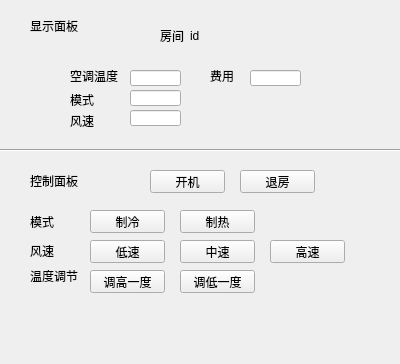
<?xml version="1.0" encoding="UTF-8"?>
<ui version="4.0">
 <class>Client</class>
 <widget class="QWidget" name="Client">
  <property name="geometry">
   <rect>
    <x>0</x>
    <y>0</y>
    <width>400</width>
    <height>364</height>
   </rect>
  </property>
  <property name="windowTitle">
   <string>Form</string>
  </property>
  <widget class="QLabel" name="label_room">
   <property name="geometry">
    <rect>
     <x>160</x>
     <y>30</y>
     <width>54</width>
     <height>12</height>
    </rect>
   </property>
   <property name="text">
    <string>房间</string>
   </property>
  </widget>
  <widget class="QLabel" name="label_roomid">
   <property name="geometry">
    <rect>
     <x>190</x>
     <y>30</y>
     <width>54</width>
     <height>12</height>
    </rect>
   </property>
   <property name="text">
    <string>id</string>
   </property>
  </widget>
  <widget class="QLineEdit" name="input_t">
   <property name="geometry">
    <rect>
     <x>130</x>
     <y>70</y>
     <width>51</width>
     <height>16</height>
    </rect>
   </property>
  </widget>
  <widget class="QLabel" name="label_t">
   <property name="geometry">
    <rect>
     <x>70</x>
     <y>70</y>
     <width>54</width>
     <height>12</height>
    </rect>
   </property>
   <property name="text">
    <string>空调温度</string>
   </property>
  </widget>
  <widget class="QPushButton" name="button_On_Off">
   <property name="geometry">
    <rect>
     <x>150</x>
     <y>170</y>
     <width>75</width>
     <height>23</height>
    </rect>
   </property>
   <property name="text">
    <string>开机</string>
   </property>
  </widget>
  <widget class="QLabel" name="label_fee">
   <property name="geometry">
    <rect>
     <x>210</x>
     <y>70</y>
     <width>54</width>
     <height>12</height>
    </rect>
   </property>
   <property name="text">
    <string>费用</string>
   </property>
  </widget>
  <widget class="QLineEdit" name="input_fee">
   <property name="geometry">
    <rect>
     <x>250</x>
     <y>70</y>
     <width>51</width>
     <height>16</height>
    </rect>
   </property>
  </widget>
  <widget class="QLabel" name="label">
   <property name="geometry">
    <rect>
     <x>30</x>
     <y>20</y>
     <width>54</width>
     <height>12</height>
    </rect>
   </property>
   <property name="text">
    <string>显示面板</string>
   </property>
  </widget>
  <widget class="QLabel" name="label_2">
   <property name="geometry">
    <rect>
     <x>30</x>
     <y>170</y>
     <width>54</width>
     <height>21</height>
    </rect>
   </property>
   <property name="text">
    <string>控制面板</string>
   </property>
  </widget>
  <widget class="Line" name="line">
   <property name="geometry">
    <rect>
     <x>0</x>
     <y>140</y>
     <width>401</width>
     <height>21</height>
    </rect>
   </property>
   <property name="orientation">
    <enum>Qt::Horizontal</enum>
   </property>
  </widget>
  <widget class="QLabel" name="label_mode_control">
   <property name="geometry">
    <rect>
     <x>30</x>
     <y>212</y>
     <width>54</width>
     <height>20</height>
    </rect>
   </property>
   <property name="text">
    <string>模式</string>
   </property>
  </widget>
  <widget class="QLabel" name="label_speed_control">
   <property name="geometry">
    <rect>
     <x>30</x>
     <y>240</y>
     <width>54</width>
     <height>21</height>
    </rect>
   </property>
   <property name="text">
    <string>风速</string>
   </property>
  </widget>
  <widget class="QLabel" name="label_speed_show">
   <property name="geometry">
    <rect>
     <x>70</x>
     <y>110</y>
     <width>54</width>
     <height>21</height>
    </rect>
   </property>
   <property name="text">
    <string>风速</string>
   </property>
  </widget>
  <widget class="QLabel" name="label_mode_show">
   <property name="geometry">
    <rect>
     <x>70</x>
     <y>90</y>
     <width>54</width>
     <height>20</height>
    </rect>
   </property>
   <property name="text">
    <string>模式</string>
   </property>
  </widget>
  <widget class="QLineEdit" name="input_mode">
   <property name="geometry">
    <rect>
     <x>130</x>
     <y>90</y>
     <width>51</width>
     <height>16</height>
    </rect>
   </property>
  </widget>
  <widget class="QLineEdit" name="input_speed">
   <property name="geometry">
    <rect>
     <x>130</x>
     <y>110</y>
     <width>51</width>
     <height>16</height>
    </rect>
   </property>
  </widget>
  <widget class="QLabel" name="label_t_control">
   <property name="geometry">
    <rect>
     <x>30</x>
     <y>270</y>
     <width>54</width>
     <height>12</height>
    </rect>
   </property>
   <property name="text">
    <string>温度调节</string>
   </property>
  </widget>
  <widget class="QPushButton" name="button_checkout">
   <property name="geometry">
    <rect>
     <x>240</x>
     <y>170</y>
     <width>75</width>
     <height>23</height>
    </rect>
   </property>
   <property name="text">
    <string>退房</string>
   </property>
  </widget>
  <widget class="QPushButton" name="button_mode_cold">
   <property name="geometry">
    <rect>
     <x>90</x>
     <y>210</y>
     <width>75</width>
     <height>23</height>
    </rect>
   </property>
   <property name="text">
    <string>制冷</string>
   </property>
  </widget>
  <widget class="QPushButton" name="button_mode_hot">
   <property name="geometry">
    <rect>
     <x>180</x>
     <y>210</y>
     <width>75</width>
     <height>23</height>
    </rect>
   </property>
   <property name="text">
    <string>制热</string>
   </property>
  </widget>
  <widget class="QPushButton" name="button_speed_low">
   <property name="geometry">
    <rect>
     <x>90</x>
     <y>240</y>
     <width>75</width>
     <height>23</height>
    </rect>
   </property>
   <property name="text">
    <string>低速</string>
   </property>
  </widget>
  <widget class="QPushButton" name="button_speed_middle">
   <property name="geometry">
    <rect>
     <x>180</x>
     <y>240</y>
     <width>75</width>
     <height>23</height>
    </rect>
   </property>
   <property name="text">
    <string>中速</string>
   </property>
  </widget>
  <widget class="QPushButton" name="button_speed_high">
   <property name="geometry">
    <rect>
     <x>270</x>
     <y>240</y>
     <width>75</width>
     <height>23</height>
    </rect>
   </property>
   <property name="text">
    <string>高速</string>
   </property>
  </widget>
  <widget class="QPushButton" name="button_up_1">
   <property name="geometry">
    <rect>
     <x>90</x>
     <y>270</y>
     <width>75</width>
     <height>23</height>
    </rect>
   </property>
   <property name="text">
    <string>调高一度</string>
   </property>
  </widget>
  <widget class="QPushButton" name="button_down_1">
   <property name="geometry">
    <rect>
     <x>180</x>
     <y>270</y>
     <width>75</width>
     <height>23</height>
    </rect>
   </property>
   <property name="text">
    <string>调低一度</string>
   </property>
  </widget>
 </widget>
 <resources/>
 <connections/>
</ui>
